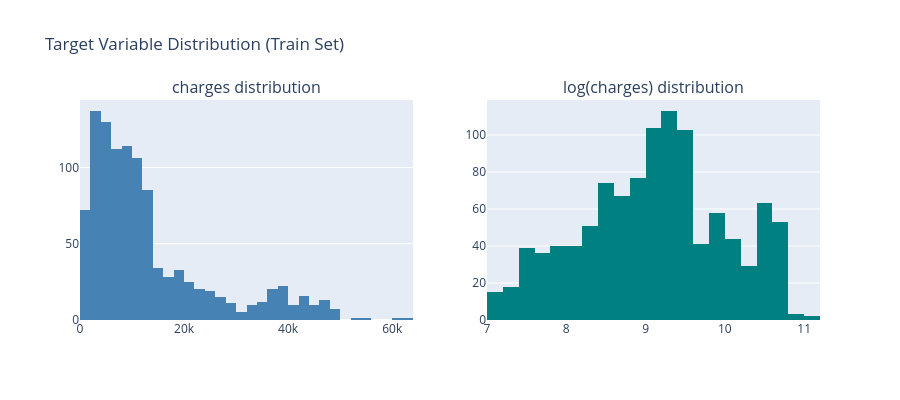

Notebook cell for this chart:
### Code cell
# Check if charges is skewed — important for linear regression assumption
charges = df_train['charges']

print('=== charges statistics (Train) ===')
print(f'Mean   : {charges.mean():,.2f}')
print(f'Median : {charges.median():,.2f}')
print(f'Std    : {charges.std():,.2f}')
print(f'Skew   : {charges.skew():.2f}  ← should be close to 0 for normal distribution')

# Plot distribution
fig = make_subplots(rows=1, cols=2,
                    subplot_titles=['charges distribution', 'log(charges) distribution'])

fig.add_trace(go.Histogram(x=charges, nbinsx=40,
              name='charges', marker_color='steelblue'), row=1, col=1)

fig.add_trace(go.Histogram(x=np.log(charges), nbinsx=40,
              name='log(charges)', marker_color='teal'), row=1, col=2)

fig.update_layout(title='Target Variable Distribution (Train Set)',
                  showlegend=False, height=400)
fig.show()

print('\nNote: charges is right-skewed — the log transformation looks more normal.')
print('The modeling team can decide whether to use log(charges) as the target.')

### Figure 1 — Plotly figure (JSON) as saved in the notebook; plotly's stock layout.template omitted (floating-point values rounded to 4 significant figures; data arrays with more than 128 entries replaced by an {"elided": "..."} marker saying what was removed)
{"data": [{"marker": {"color": "steelblue"}, "name": "charges", "nbinsx": 40, "type": "histogram", "x": {"elided": "1070 float values"}, "xaxis": "x", "yaxis": "y"}, {"marker": {"color": "teal"}, "name": "log(charges)", "nbinsx": 40, "type": "histogram", "x": {"elided": "1070 float values"}, "xaxis": "x2", "yaxis": "y2"}], "layout": {"annotations": [{"font": {"size": 16}, "showarrow": false, "text": "charges distribution", "x": 0.225, "xanchor": "center", "xref": "paper", "y": 1, "yanchor": "bottom", "yref": "paper"}, {"font": {"size": 16}, "showarrow": false, "text": "log(charges) distribution", "x": 0.775, "xanchor": "center", "xref": "paper", "y": 1, "yanchor": "bottom", "yref": "paper"}], "height": 400, "showlegend": false, "title": {"text": "Target Variable Distribution (Train Set)"}, "xaxis": {"anchor": "y", "domain": [0, 0.45]}, "xaxis2": {"anchor": "y2", "domain": [0.55, 1]}, "yaxis": {"anchor": "x", "domain": [0, 1]}, "yaxis2": {"anchor": "x2", "domain": [0, 1]}}}
